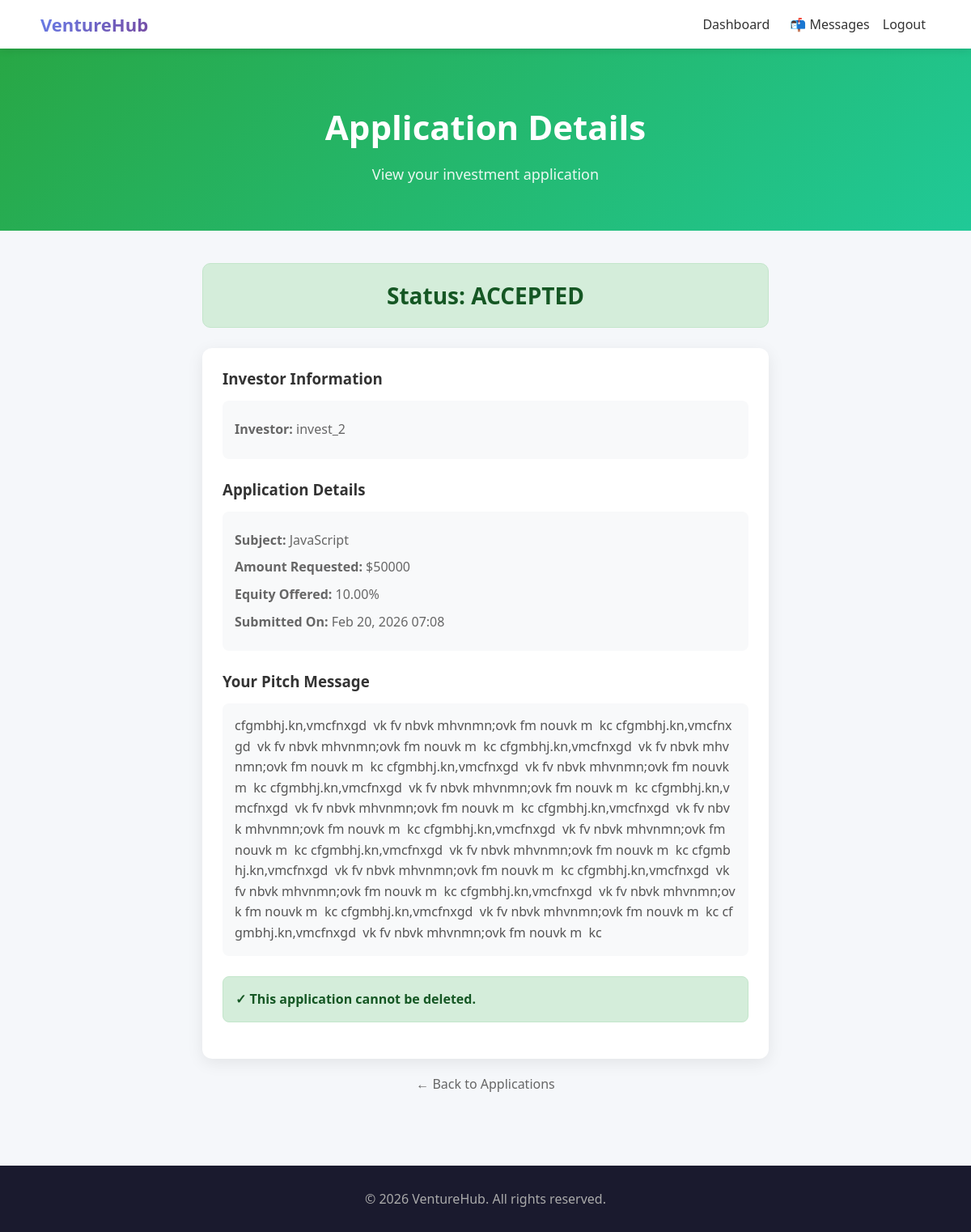
/startups/application/13/ (signed in), run on the app's committed database.
### startups/models.py (models this page shows, shortened)
class InvestmentApplication(models.Model):
    STATUS_CHOICES = (
        ('PENDING', 'Pending'),
        ('ACCEPTED', 'Accepted'),
        ('REJECTED', 'Rejected'),
        ('MORE_INFO', 'More Info Requested'),
    )
    startup = models.ForeignKey('Startup', on_delete=models.CASCADE, related_name='applications')
    investor = models.ForeignKey('investors.InvestorProfile', on_delete=models.CASCADE, related_name='applications')
    subject = models.CharField(max_length=200, blank=True)
    message = models.TextField()
    amount_requested = models.DecimalField(max_digits=15, decimal_places=2)
    equity_offered = models.DecimalField(max_digits=5, decimal_places=2)
    status = models.CharField(max_length=20, choices=STATUS_CHOICES, default='PENDING')
    created_at = models.DateTimeField(default=timezone.now)

### investors/models.py (models this page shows, shortened)
class InvestorProfile(models.Model):
    user = models.OneToOneField(settings.AUTH_USER_MODEL, on_delete=models.CASCADE)
    investment_range_min = models.DecimalField(max_digits=12, decimal_places=2, default=0)
    investment_range_max = models.DecimalField(max_digits=12, decimal_places=2, default=0)
    industry_focus = models.CharField(max_length=200, blank=True, default='')
    location = models.CharField(max_length=200, blank=True, default='')

### accounts/models.py (models this page shows, shortened)
class User(AbstractUser):
    ROLE_CHOICES = (
        ('INVESTOR', 'Investor'),
        ('STARTUP', 'Startup'),
        ('MANUFACTURER', 'Manufacturer'),
        ('ADMIN', 'Admin'),
    )
    role = models.CharField(max_length=20, choices=ROLE_CHOICES)
    def is_startup(self):
        return self.role == 'STARTUP'

### startups/views.py (the view)
# urls.py: path('application/<int:application_id>/', views.startup_application_detail, name='startup_application_detail'),
@login_required(login_url='startup_login')
def startup_application_detail(request, application_id):
    if not request.user.is_startup():
        return redirect('home')
    startup = get_object_or_404(Startup, founder=request.user)
    application = get_object_or_404(InvestmentApplication, id=application_id, startup=startup)
    return render(request, 'startups/application_detail.html', {
        'application': application,
    })

### startups/templates/startups/application_detail.html (shortened to what this page needs)
{% extends 'base.html' %}
{% block content %}
<div class="hero" style="padding: 40px 20px; background: linear-gradient(135deg, #28a745 0%, #20c997 100%);">
    <h1>Application Details</h1>
    <p>View your investment application</p>
</div>
<div class="section" style="padding: 40px 20px;">
    <div style="max-width: 700px; margin: 0 auto;">
        <div style="margin-bottom: 25px; padding: 20px; border-radius: 10px; text-align: center;
            {% if application.status == 'ACCEPTED' %}background: #d4edda; border: 1px solid #c3e6cb;
            {% elif application.status == 'REJECTED' %}background: #f8d7da; border: 1px solid #f5c6cb;
            {% elif application.status == 'MORE_INFO' %}background: #d1ecf1; border: 1px solid #bee5eb;
            {% else %}background: #fff3cd; border: 1px solid #ffeaa7;{% endif %}">
            <h2 style="margin: 0;
                {% if application.status == 'ACCEPTED' %}color: #155724;
                {% elif application.status == 'REJECTED' %}color: #721c24;
                {% elif application.status == 'MORE_INFO' %}color: #0c5460;
                {% else %}color: #856404;{% endif %}">
                Status: <strong>{{ application.status }}</strong>
            </h2>
        </div>
        <div class="card" style="width: 100%; max-width: 100%;">
            <div style="margin-bottom: 25px;">
                <h3 style="margin-bottom: 15px; color: #333;">Investor Information</h3>
                <div style="background: #f8f9fa; padding: 15px; border-radius: 8px; overflow-wrap: anywhere; word-break: break-word;">
                    <p style="margin: 8px 0;"><strong>Investor:</strong> {{ application.investor.user.username }}</p>
                </div>
            </div>
            <div style="margin-bottom: 25px;">
                <h3 style="margin-bottom: 15px; color: #333;">Application Details</h3>
                <div style="background: #f8f9fa; padding: 15px; border-radius: 8px; overflow-wrap: anywhere; word-break: break-word;">
                    {% if application.subject %}
                    <p style="margin: 8px 0;"><strong>Subject:</strong> {{ application.subject }}</p>
                    {% endif %}
                    <p style="margin: 8px 0;"><strong>Amount Requested:</strong> ${{ application.amount_requested|floatformat:0 }}</p>
                    <p style="margin: 8px 0;"><strong>Equity Offered:</strong> {{ application.equity_offered }}%</p>
                    <p style="margin: 8px 0;"><strong>Submitted On:</strong> {{ application.created_at|date:"M d, Y H:i" }}</p>
                </div>
            </div>
            <div style="margin-bottom: 25px;">
                <h3 style="margin-bottom: 15px; color: #333;">Your Pitch Message</h3>
                <div style="background: #f8f9fa; padding: 15px; border-radius: 8px; line-height: 1.6; overflow-wrap: anywhere; word-break: break-all;">
                    <p style="margin: 0; color: #555; white-space: pre-wrap; word-wrap: break-word;">{{ application.message }}</p>
                </div>
            </div>
            {% if application.status == 'PENDING' %}
            <div style="background: #fff3cd; border: 1px solid #ffeaa7; padding: 15px; border-radius: 8px; margin-bottom: 20px;">
                <p style="margin: 0 0 10px 0; color: #856404;"><strong>⚠️ Delete Application</strong></p>
                <p style="margin: 0 0 15px 0; color: #856404; font-size: 13px;">Once deleted, this application cannot be recovered.</p>
                <form method="post" action="{% url 'delete_application' application.id %}" style="display: inline;" onsubmit="return confirm('Are you sure you want to delete this application?');">
                    {% csrf_token %}
                    <button type="submit" class="btn" style="background: #dc3545; border: none; cursor: pointer; color: white;">
                        🗑️ Delete Application
                    </button>
                </form>
            </div>
            {% else %}
            <div style="background: #d4edda; border: 1px solid #c3e6cb; padding: 15px; border-radius: 8px; margin-bottom: 20px;">
                <p style="margin: 0; color: #155724;"><strong>✓ This application cannot be deleted.</strong></p>
            </div>
            {% endif %}
        </div>
        <div style="text-align: center; margin-top: 20px;">
            <a href="{% url 'startup_applications_history' %}" style="color: #666; text-decoration: none;">← Back to Applications</a>
        </div>
    </div>
</div>
{% endblock %}

### templates/base.html (style rules this page uses)
* { box-sizing: border-box; }
body { margin: 0; font-family: 'Segoe UI', Arial, sans-serif; background: #f5f7fa; min-height: 100vh; }
.hero { text-align: center; padding: 80px 20px; background: linear-gradient(135deg, #667eea 0%, #764ba2 100%); color: white; }
.hero h1 { font-size: 42px; margin-bottom: 15px; font-weight: 700; }
.hero p { font-size: 18px; opacity: 0.9; }
.section { padding: 60px 20px; text-align: center; max-width: 1200px; margin: 0 auto; }
.section h2 { font-size: 28px; margin-bottom: 10px; color: #333; }
.card { background: white; padding: 25px; border-radius: 12px; box-shadow: 0 5px 20px rgba(0,0,0,0.08); transition: transform 0.3s, box-shadow 0.3s; text-align: left; }
.card h3 { margin-top: 0; color: #333; }
.card p { color: #666; line-height: 1.6; }

### data on the page
InvestmentApplication: status "ACCEPTED", investor.user.username "invest_2", subject "JavaScript", amount_requested "50000", equity_offered "10.00", created_at "Feb 20, 2026 07:08", message "cfgmbhj.kn,vmcfnxgd vk fv nbvk mhvnmn;ovk fm nouvk m kc cfgmbhj.kn,vmcfnxgd vk fv nbvk mhvnmn;ovk fm nouvk m kc cfgmbhj.kn,vmcfnxgd vk fv nbvk mhvnmn;ovk fm nouvk m kc cfgmbhj.kn,vmcfnxgd vk fv nbvk mhvnmn;ovk fm nouvk m kc cfgmbhj.kn,vmcfnxgd vk fv nbvk mhvnmn;ovk fm nouvk m kc cfgmbhj.kn,vmcfnxgd vk fv nbvk mhvnmn;ovk fm nouvk m kc cfgmbhj.kn,vmcfnxgd vk fv nbvk mhvnmn;ovk fm nouvk m kc cfgmbhj.kn,vmcfnxgd vk fv nbvk mhvnmn;ovk fm nouvk m kc cfgmbhj.kn,vmcfnxgd vk fv nbvk mhvnmn;ovk fm nouvk m kc cfgmbhj.kn,vmcfnxgd vk fv nbvk mhvnmn;ovk fm nouvk m kc cfgmbhj.kn,vmcfnxgd vk fv nbvk mhvnmn;ovk fm nouvk m kc cfgmbhj.kn,vmcfnxgd vk fv nbvk mhvnmn;ovk fm nouvk m kc cfgmbhj.kn,vmcfnxgd vk fv…"
